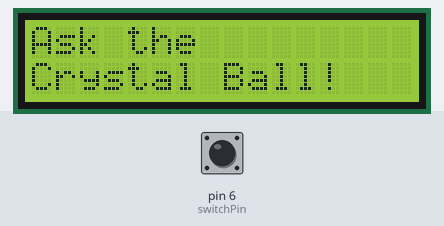
This sketch was run on a simulated Arduino Uno, built with avr-gcc and run on an emulated ATmega328P. Shown: 16×2 character LCD. Inputs (shaded band) come from the test bench; at power-on: pin 6 (switchPin) LOW. Random numbers use the default seed unless the sketch sets one.

Above: at 1.2 s.
1.3 s: pin 6 (switchPin) pulled HIGH for 0.15 s
At 2.6 s:
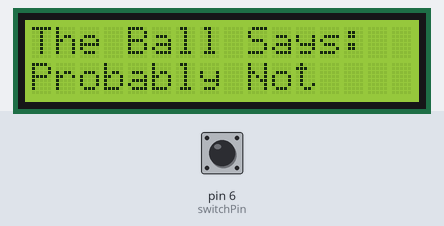
2.9 s: pin 6 (switchPin) pulled HIGH for 1 s
At 5.1 s:
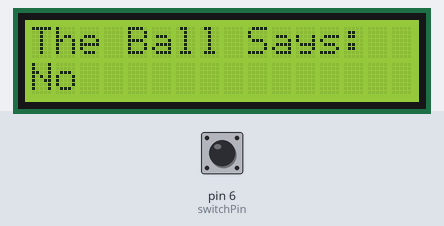
5.4 s: pin 6 (switchPin) pulsed HIGH 5 times (0.12 s each, 0.3 s apart)
At 7.9 s:
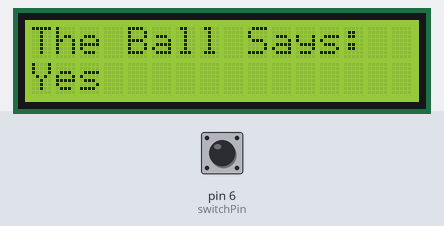
8.4 s: pin 6 (switchPin) pulled HIGH for 0.15 s
At 9.4 s:
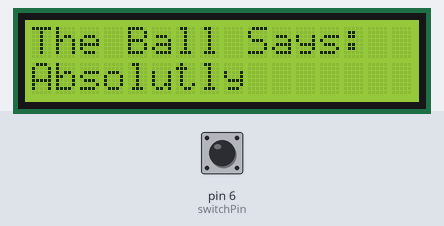
10.0 s: pin 6 (switchPin) pulled HIGH for 3.2 s
At 13.5 s:
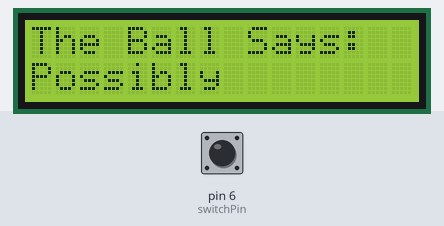
14.7 s: pin 6 (switchPin) pulled HIGH for 0.15 s
At 15.4 s:
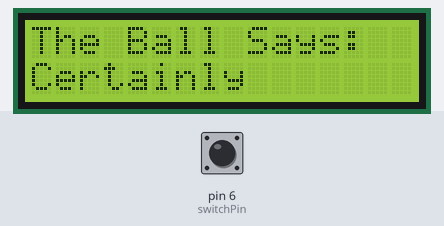
Timing chart, 0 to 17.3 s (numbered marks = the images above; inputs shaded):
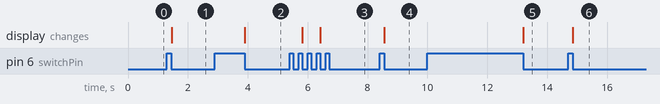

Measured:
- after the input at 1.3 s, the display: changes after 0.16 s (image 1)
- after the input at 2.9 s, the display: changes after 1.0 s (image 2)
- after the input at 5.4 s, the display: first changes after 0.43 s (image 3 shows a later state)
- after the input at 8.4 s, the display: changes after 0.16 s (image 4)
- after the input at 10.0 s, the display: changes after 3.2 s (image 5)
- after the input at 14.7 s, the display: changes after 0.16 s (image 6)

The sketch:

Crystal_Ball.ino
```cpp
#include <LiquidCrystal.h>
LiquidCrystal lcd(12, 11, 5, 4, 3, 2);
const int switchPin = 6;
int switchState = 0;
int prevSwitchState = 0;
int reply;

void setup() {
  lcd.begin(16, 2);
  pinMode(switchPin,INPUT);
  lcd.print("Ask the");
  lcd.setCursor(0,1);
  lcd.print("Crystal Ball!");

}

void loop() {

  switchState = digitalRead(switchPin);

  if(switchState != prevSwitchState){
    if(switchState == LOW){
     reply = random(8);

     lcd.clear();
     lcd.setCursor(0,0);
     lcd.print("The Ball Says:");
     lcd.setCursor(0,1);


     switch(reply){
       case 0:
       lcd.print("Yes");
       break;
       case 1:
       lcd.print("No");
       break;
       case 2:
       lcd.print("Maybe");
       break;
       case 3:
       lcd.print("Possibly");
       break;
       case 4:
       lcd.print("Unlikely");
       break;
       case 5:
       lcd.print("Certainly");
       break;
       case 6:
       lcd.print("Absolutly");
       break;
       case 7:
       lcd.print("Probably Not");
       break;


}
}
}
prevSwitchState = switchState;
}
```
